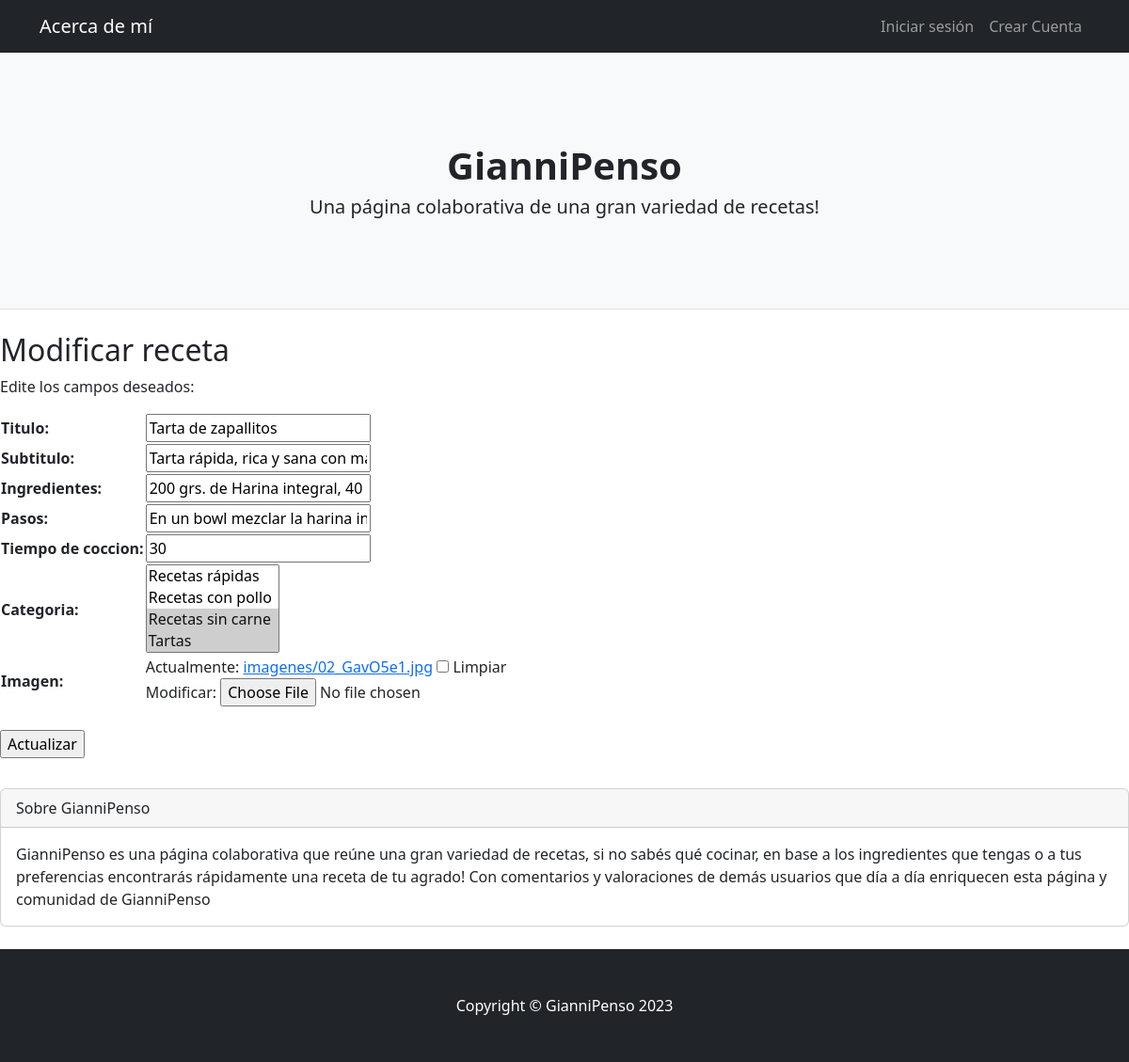
/AppRecetas/recetas-update/3/, run on an earlier commit of the app's database.
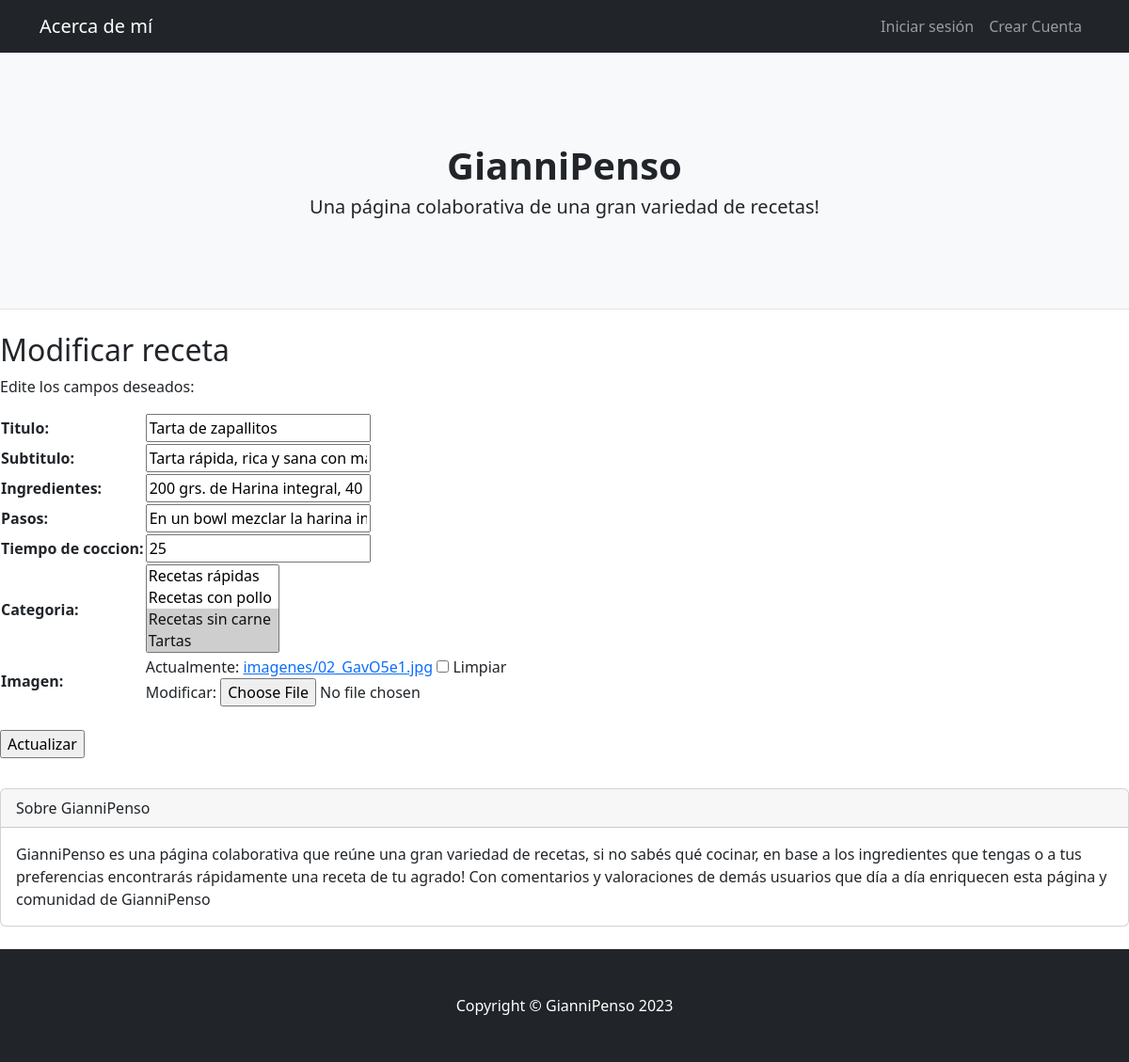
And on a later commit of the database.
### AppRecetas/models.py (models this page shows, shortened)
class Recetas(models.Model):
    titulo = models.CharField(max_length=40)
    subtitulo = models.CharField(max_length=1000, null= True, default="")
    ingredientes = models.CharField(max_length=1000)
    pasos = models.CharField(max_length=1000)
    tiempo_de_coccion = models.IntegerField()
    fecha_hora_de_subida = models.DateTimeField(default=datetime.datetime.now)
    categoria = models.ManyToManyField(Categoría, related_name='recetas')
    imagen = models.ImageField(upload_to ='imagenes', null=True, blank=True, default='imagenes/default.png')
    autor = models.ForeignKey(User, on_delete=models.CASCADE)

### AppRecetas/class_views.py (the view)
# urls.py: path('recetas-update/<pk>/', class_views.RecetaUpdateView.as_view(), name="Update"),
class RecetaUpdateView (UpdateView):
    model = Recetas
    success_url = "/AppRecetas/" #cuando se actualice el modelo se dirige acá
    fields = ["titulo","subtitulo","ingredientes","pasos","tiempo_de_coccion","categoria","imagen"]
    template_name = "AppRecetas/recetas_update.html" ##asi se llama el html al que quiero ir
    context_object_name = 'receta'

### AppRecetas/models.py (called while the page is built)
    def __str__(self):
        return self.nombre

### AppRecetas/templates/AppRecetas/recetas_update.html
{% extends 'AppRecetas/base.html' %}
{% load static %}
{% block main %}
<div>
    <h2>Modificar receta</h2>
    <p>Edite los campos deseados:</p>
    <form action="" method="POST" class ="mb-2"enctype = "multipart/form-data">{% csrf_token%}
        <table>
            {{form.as_table}}
        </table>
        <br>
        <input type= "submit", value="Actualizar">
    </form>
</div>
<br>
{% endblock main %}

What changed in the data, as far as the page shows it:
changed Recetas "Tarta de zapallitos": tiempo_de_coccion "30" → "25"
